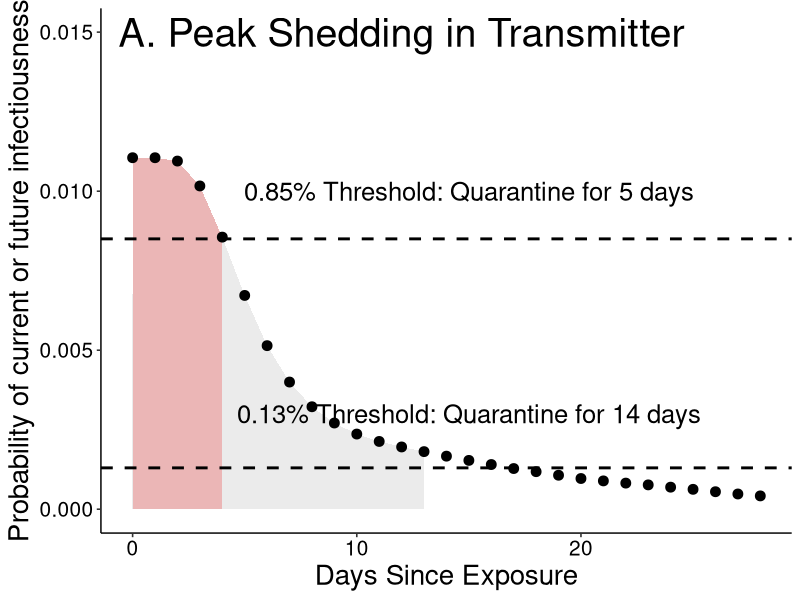
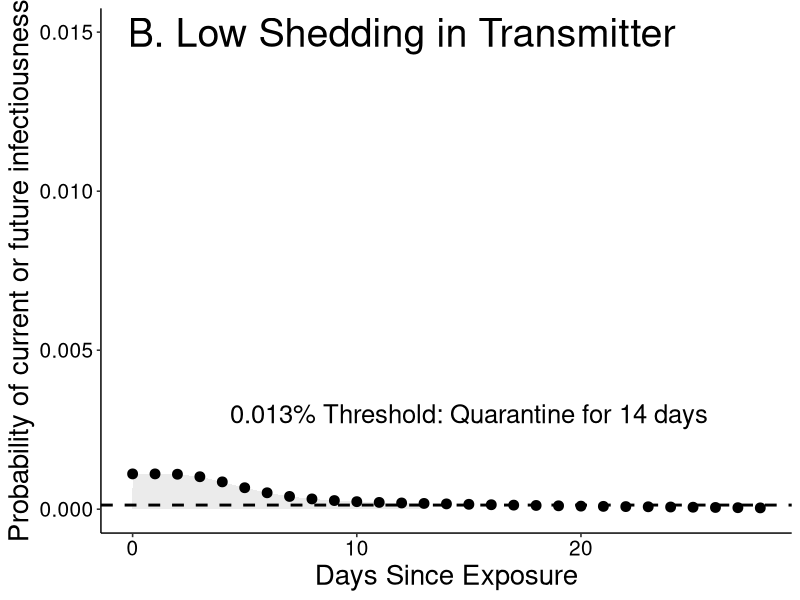
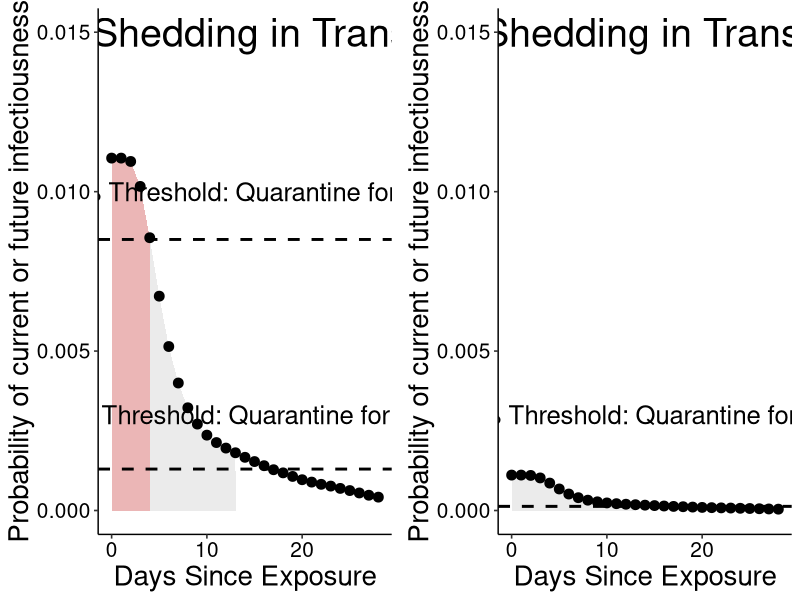
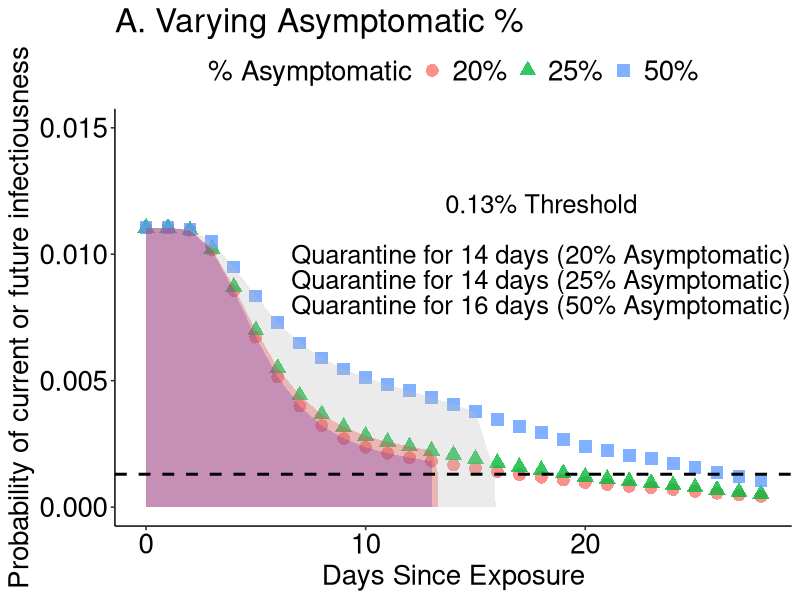
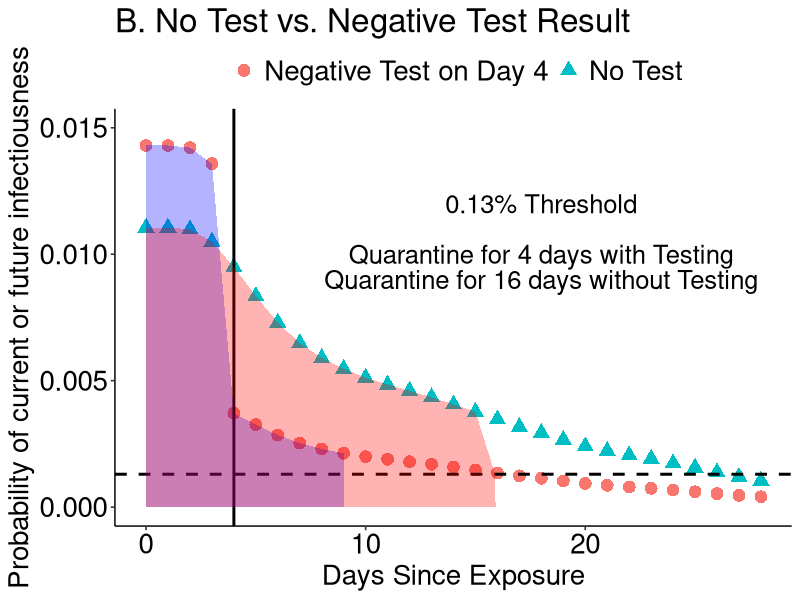
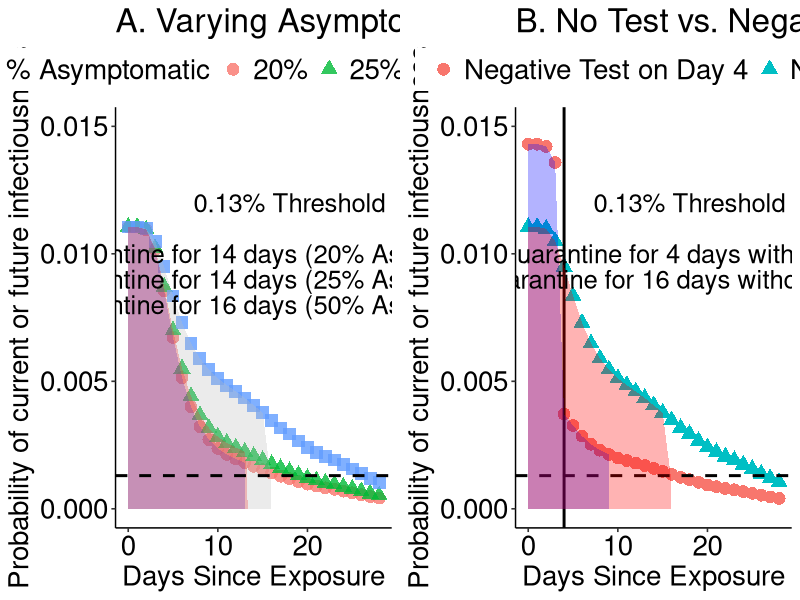

Recreate these plots in R, in order.
#peak shedding in index case

#read in data from logic tables where 1st column
#is the discount on risk of getting sick under ideal testing to find
#asymptomatics as soon as they start shedding and column 2 is the
#probability that asymptomatics have finished shedding (from exposure, shedding
#starts 3 days pre what would be symptom onset)

risk.discount<-read.csv('risk_discount_data.csv')

figure2<-read.csv('figure2_data.csv')


#initial risk

lambda<-3.10E-6

weighted.sum<-35.85

#highest risk individual 15 min close contact
high<-1-exp(-lambda*(weighted.sum*1e2)) #high shedder: 1 x 10^2

#lowest risk individual, 15 min close contact
low<-1-exp(-lambda*(weighted.sum*1e1)) #low shedder: 1 x 10^1

risk.start<-c(high,low)

#fraction expected to be asymptomatic
fraction.asymptomatic<-c(0.2,0.25,0.50)

for (j in 1:length(risk.start)){
  
  for (i in 1:length(fraction.asymptomatic)){
    
    combined.discount<-1-(1-fraction.asymptomatic[i])*(1-risk.discount$discount)-fraction.asymptomatic[i]*risk.discount$asymp
    
    risks<-risk.start[j]*combined.discount
    days<-1:length(risks)
    
    if (i==1 & j==1){
      frame<-data.frame(risks=risks,days=days,risk.start=risk.start[j],fraction.asymptomatic=fraction.asymptomatic[i])
    }else{
      frametemp<-data.frame(risks=risks,days=days,risk.start=risk.start[j],fraction.asymptomatic=fraction.asymptomatic[i])
      frame<-rbind(frame,frametemp)
    }
  }
}

frame$days<-frame$days-1

require(ggplot2)
require(ggpubr)

subframe<-frame[frame$fraction.asymptomatic==0.2,]


#------------------------------------- figure 1 ------------------------------------------------------------

subframe1<-subframe[subframe$risk.start==high & subframe$days<=4,]
#tempframe<-data.frame(risks=0.001,days=6.85,risk.start=high,fraction.asymptomatic=0.15,quarantine1=FALSE,quarantine2=FALSE)
#subframe1<-rbind(subframe1,tempframe)
subframe3<-subframe[subframe$risk.start==high & subframe$days<=13,]
A<-ggplot(subframe[subframe$risk.start==high,],aes(x=days,y=risks))+
  geom_area(data=subframe1,aes(x = ifelse(days<=4 , days, 0)),fill="red",alpha=0.3)+
  geom_area(data=subframe3,aes(x = ifelse(days<=13 , days, 0)),fill="grey",alpha=0.3)+
  geom_point(size=3)+
  geom_hline(yintercept=8.5e-03,linetype="dashed",size=1)+
  geom_hline(yintercept=1.3e-03,linetype="dashed",size=1)+
  scale_colour_discrete(name="Scenario",labels=c("Peak Shedding in Transmitter","Low Shedding in Transmitter"))+
  scale_x_continuous(name="Days Since Exposure")+
  scale_y_continuous(name="Probability of current or future infectiousness",limits = c(0, 0.015))+
  annotate("text",x=15,y=0.010,label="0.85% Threshold: Quarantine for 5 days",size=6.5)+
  annotate("text",x=15,y=0.0030,label="0.13% Threshold: Quarantine for 14 days",size=6.5)+
  annotate("text",x=12,y=.015,label="A. Peak Shedding in Transmitter",size=10)+
  theme_pubr()+theme(axis.title.x = element_text(size=20),axis.title.y = element_text(size=20),title = element_text(size=20),
                     axis.text=element_text(size=15))
  #ggtitle("A. Peak Shedding in Transmitter")
A

subframe5<-subframe[subframe$risk.start==low & subframe$days<=13,]
B<-ggplot(subframe[subframe$risk.start==low,],aes(x=days,y=risks))+
  geom_area(data=subframe5,aes(x = ifelse(days<=13 , days, 0)),fill="grey",alpha=0.3)+
  geom_point(size=3)+
  geom_hline(yintercept=1.3e-04,linetype="dashed",size=1)+
  scale_colour_discrete(name="Scenario",labels=c("Peak Shedding in Transmitter","Low Shedding in Transmitter"))+
  scale_x_continuous(name="Days Since Exposure")+
  scale_y_continuous(name="Probability of current or future infectiousness",limits = c(0, 0.015))+
  annotate("text",x=15,y=0.0030,label="0.013% Threshold: Quarantine for 14 days",size=6.5)+
  theme_pubr()+theme(axis.title.x = element_text(size=20),axis.title.y = element_text(size=20),title=element_text(size=20),
                     axis.text=element_text(size=15))+
  annotate("text",x=12,y=.015,label="B. Low Shedding in Transmitter",size=10)
  #ggtitle("B. Low Shedding in Transmitter")

B
windows()
ggarrange(A,B)



#------------------------------------ figure 2 -------------------------------------------------------------

subframe6<-frame[frame$risk.start==high & frame$days<=13 & frame$fraction.asymptomatic==0.25,]
subframe6temp<-data.frame(risks=1.3e-3,days=13.3,risk.start=high,fraction.asymptomatic=0.25)
subframe6<-rbind(subframe6,subframe6temp)

subframe7<-frame[frame$risk.start==high & frame$days<=15 & frame$fraction.asymptomatic==0.5,]
subframe7temp<-data.frame(risks=1.3e-3,days=15.9,risk.start=high,fraction.asymptomatic=0.5)
subframe7<-rbind(subframe7,subframe7temp)


A.2<-ggplot(frame[frame$risk.start==high,],aes(x=days,y=risks))+
  geom_point(aes(shape=as.character(fraction.asymptomatic),colour=as.character(fraction.asymptomatic)),size=4,alpha=0.8)+
  geom_area(data=subframe3,aes(x = ifelse(days<=13 , days, 0)),fill="blue",alpha=0.3)+
  geom_area(data=subframe6,aes(x = ifelse(days<=13.3 , days, 0)),fill="red",alpha=0.3)+
  geom_area(data=subframe7,aes(x = ifelse(days<=15.9 , days, 0)),fill="grey",alpha=0.3)+
  scale_shape_discrete(name="% Asymptomatic",labels=c("20%", "25%", "50%"))+
  scale_colour_discrete(name="% Asymptomatic",labels=c("20%", "25%", "50%"))+
  scale_x_continuous(name="Days Since Exposure")+
  scale_y_continuous(name="Probability of current or future infectiousness",limits = c(0, 0.015))+
  geom_hline(yintercept=1.3e-03,linetype="dashed",size=1)+
  annotate("text",x=18,y=0.012,label="0.13% Threshold",size=6.5)+
  annotate("text",x=18,y=0.010,label="Quarantine for 14 days (20% Asymptomatic)",size=6.5)+
  annotate("text",x=18,y=0.009,label="Quarantine for 14 days (25% Asymptomatic)",size=6.5)+
  annotate("text",x=18,y=0.008,label="Quarantine for 16 days (50% Asymptomatic)",size=6.5)+
  theme_pubr()+theme(axis.title.x = element_text(size=20),axis.title.y = element_text(size=20),
                     legend.text = element_text(size=20), legend.title=element_text(size=20),
                     axis.text=element_text(size=20),title=element_text(size=20))+
  ggtitle("A. Varying Asymptomatic %")

windows()
A.2

#negative test scenario
days<-c(frame$days[frame$risk.start==high & frame$fraction.asymptomatic==0.5],figure2$Days)
risks<-c(frame$risks[frame$risk.start==high & frame$fraction.asymptomatic==0.5],figure2$Risktest)
type<-c(rep("No test",length(frame$days[frame$risk.start==high & frame$fraction.asymptomatic==0.5])),
        rep("Negative Test Result",length(figure2$Days)))
frame2<-data.frame(days=days,risks=risks,type=type)


subframe8<-frame2[frame2$type=="Negative Test Result" & frame2$days<=9,]

B.2<-ggplot(data=frame2)+geom_point(aes(x=days,y=risks,group=type,colour=type,shape=type),size=4)+
    geom_hline(yintercept=1.3e-03,linetype="dashed",size=1)+
    geom_vline(xintercept=4,linetype="solid",size=1)+
    geom_area(data=subframe8,aes(x = ifelse(days<=9 , days, 0),y=risks),fill="blue",alpha=0.3)+
    geom_area(data=subframe7,aes(x = ifelse(days<=15.9 , days, 0),y=risks),fill="red",alpha=0.3)+
    theme_pubr()+theme(axis.title.x = element_text(size=20),axis.title.y = element_text(size=20),
                   legend.text = element_text(size=20), legend.title=element_text(size=20),
                   axis.text=element_text(size=20),title=element_text(size=20))+
    annotate("text",x=18,y=0.012,label="0.13% Threshold",size=6.5)+
    annotate("text",x=18,y=0.010,label="Quarantine for 4 days with Testing",size=6.5)+
    annotate("text",x=18,y=0.009,label="Quarantine for 16 days without Testing",size=6.5)+
    scale_colour_discrete(name="",labels=c("Negative Test on Day 4","No Test"))+
    scale_shape_discrete(name="",labels=c("Negative Test on Day 4","No Test"))+
    scale_x_continuous(name="Days Since Exposure")+
    scale_y_continuous(name="Probability of current or future infectiousness",limits = c(0, 0.015))+
    ggtitle("B. No Test vs. Negative Test Result")


windows()
B.2

windows()
ggarrange(A.2,B.2)
